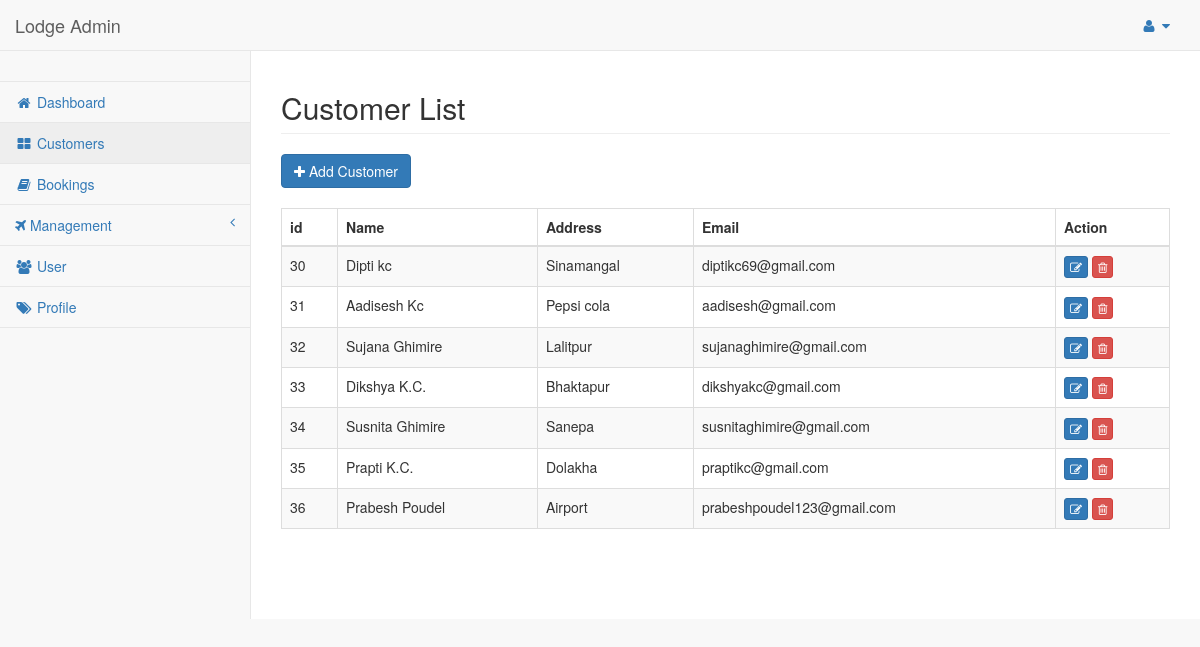
The page /admin/list-customer.php (signed in) on the database its author committed.
### tables this page shows
CREATE TABLE `ldg_customer` (
  `id` int(100) NOT NULL,
  `name` varchar(100) NOT NULL,
  `address` varchar(100) NOT NULL,
  `email` varchar(100) NOT NULL
);

### admin/list-customer.php (the view, shortened to what this page needs)
<?php
include 'include/head.php';
$sql = "SELECT * FROM ldg_customer";
$results = mysqli_query($conn, $sql);
?>
<body>
    <div id="wrapper">
        <nav class="navbar navbar-default navbar-static-top" role="navigation" style="margin-bottom: 0">
            <?php include 'include/navbar.php';?>
            <?php include 'include/sidebar.php';?>
        </nav>
        <div id="page-wrapper">
            <div class="row">
                <div class="col-lg-12">
                    <h2 class="page-header"> Customer List </h2>
                    <a href="add-customer.php" class="btn btn-primary"><i class="fa fa-plus"></i> Add Customer</a>
                </div>
            </div>
            <div class="row" style="margin-top:20px;">
                <div class="col-sm-12">
                    <table class="table table-striped table-bordered table-hover">
                        <thead>
                            <tr>
                                <td><b>id</b></td>
                                <td><b>Name</b></td>
                                <td><b>Address</b></td>
                                <td><b>Email</b></td>
                                <td><b>Action</b></td>
                            </tr>
                        </thead>
                        <tbody>
                        <?php
                        if(mysqli_num_rows($results) > 0){
                            while ($row = mysqli_fetch_array
                            ($results)){
                        ?>
                            <tr>
                                <td><?php echo $row['id'];?></td>
                                <td><?php echo $row['name'];?>
                                </td>
                                <td><?php echo $row['address'];?>
                                </td>
                                <td><?php echo $row['email'];?>
                                </td>
                                <td>
                                <a href="edit-customer.php?id=<?php echo $row['id']; ?>" class="btn btn-xs btn-primary "><i class="fa fa-edit"></i></a>
                                <a href="delete-customer.php?id=<?php echo $row['id']; ?>" class="btn btn-xs btn-danger "><i class="fa fa-trash-o"></i></a>
                                </td>
                            </tr>
                            <?php } } ?>
                        </tbody>
                    </table>
                </div>
            </div>
        </div>
    </div>
</body>
</html>

### admin/include/head.php (shortened to what this page needs)
<!DOCTYPE html>
<html lang="en">
<head>
    <link href="/lodge/admin/assets/vendor/bootstrap/css/bootstrap.min.css" rel="stylesheet">
    <link href="/lodge/admin/assets/vendor/metisMenu/metisMenu.min.css" rel="stylesheet">
    <link href="/lodge/admin/assets/dist/css/sb-admin-2.css" rel="stylesheet">
    <link href="/lodge/admin/assets/vendor/morrisjs/morris.css" rel="stylesheet">
    <link href="/lodge/admin/assets/vendor/font-awesome/css/font-awesome.min.css" rel="stylesheet" type="text/css">
</head>

### admin/include/navbar.php (shortened to what this page needs)
<div class="navbar-header">
                <a class="navbar-brand" href="index.html">Lodge Admin</a>
            </div>
            <ul class="nav navbar-top-links navbar-right">
                <li class="dropdown">
                    <a class="dropdown-toggle" data-toggle="dropdown" href="#">
                        <i class="fa fa-user fa-fw"></i> <i class="fa fa-caret-down"></i>
                    </a>
                </li>
            </ul>

### admin/include/sidebar.php (shortened to what this page needs)
<div class="navbar-default sidebar" role="navigation">
    <div class="sidebar-nav navbar-collapse">
        <ul class="nav" id="side-menu">
            <li class="sidebar-search">
            </li>
            <li>
                <a href="dashboard.php"><i class="fa fa-home fa-fw"></i> Dashboard</a>
            </li>
            <li>
                <a href="list-customer.php"><i class="fa fa-th-large fa-fw"></i> Customers</a>
            </li>
            <li>
                <a href="list-booking.php"><i class="fa fa-book  fa-fw"></i> Bookings</a>
            </li>
            <li>
                <a href="#"><i class="fa fa-plane"></i> Management<span class="fa arrow"></span></a>
                    </li>
                </ul>
            <li>
                <a href="list-user.php"><i class="fa fa-users fa-fw"></i> User</a>
            </li>
            <li>
                <a href="profile.php"><i class="fa fa-tags fa-fw"></i> Profile</a>
            </li>
    </div>
</div>

### rows shown on the page
ldg_customer: id "30", name "Dipti kc", address "Sinamangal", email "diptikc69@gmail.com"
ldg_customer: id "31", name "Aadisesh Kc", address "Pepsi cola", email "aadisesh@gmail.com"
ldg_customer: id "32", name "Sujana Ghimire", address "Lalitpur", email "sujanaghimire@gmail.com"
ldg_customer: id "33", name "Dikshya K.C.", address "Bhaktapur", email "dikshyakc@gmail.com"
ldg_customer: id "34", name "Susnita Ghimire", address "Sanepa", email "susnitaghimire@gmail.com"
ldg_customer: id "35", name "Prapti K.C.", address "Dolakha", email "praptikc@gmail.com"
ldg_customer: id "36", name "Prabesh Poudel", address "Airport", email "prabeshpoudel123@gmail.com"
